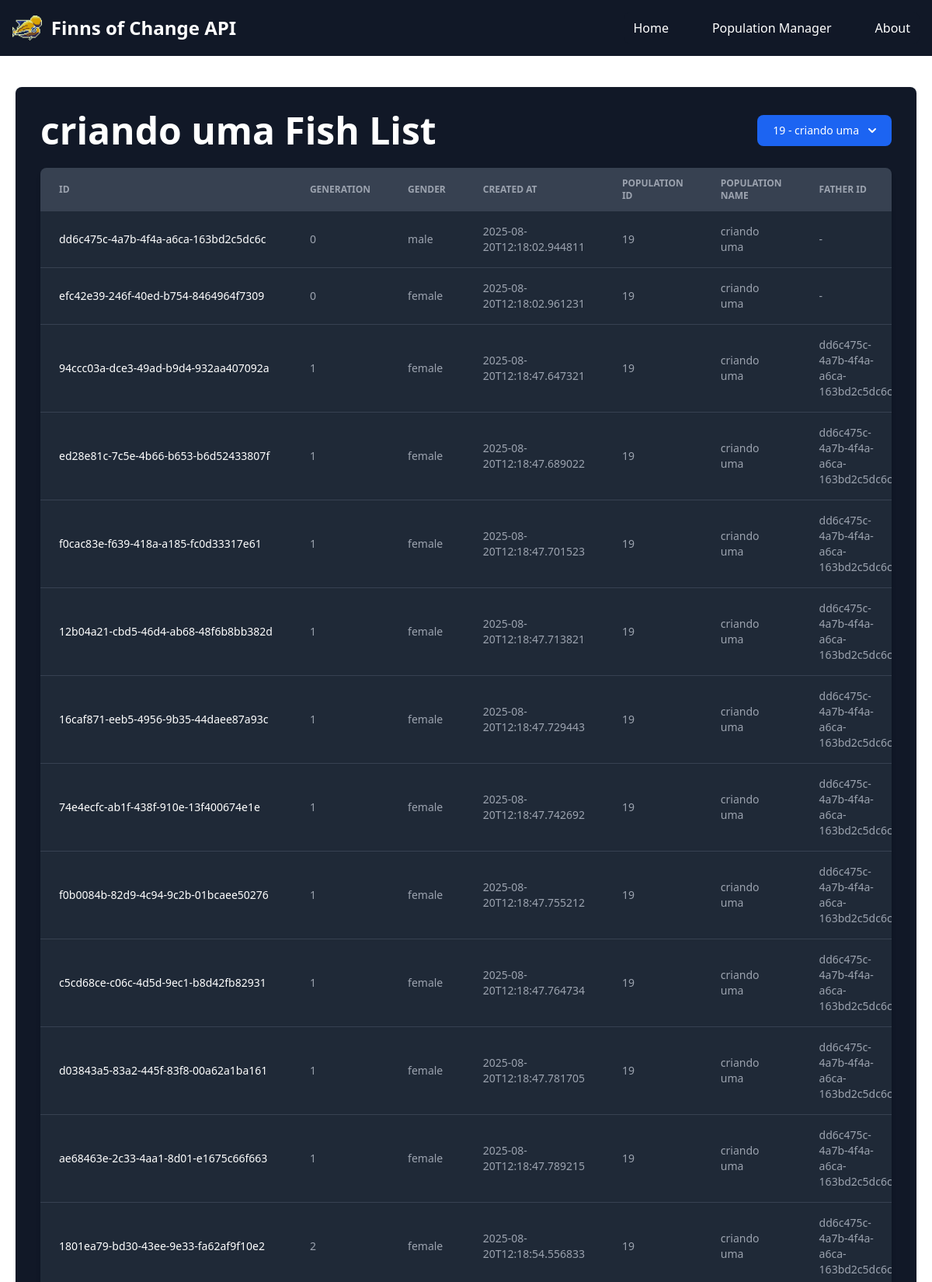
/list/19 (upper part), run on the app's committed database.
### tables this page shows
CREATE TABLE population (
               id INTEGER PRIMARY KEY AUTOINCREMENT,
               name TEXT
               );

CREATE TABLE karyotype (
               id TEXT PRIMARY KEY,
               karyotype TEXT,
               chromosome_origin TEXT,
               cutting_points TEXT,
               method TEXT,
               FOREIGN KEY(id) REFERENCES individuals(id)
               );

CREATE TABLE individuals (
               id TEXT PRIMARY KEY,
               father_id TEXT,
               mother_id TEXT,
               generation INTEGER,
               gender TEXT,
               timestamp TEXT,
               population_id INTEGER,
               FOREIGN KEY(father_id) REFERENCES individuals(id),
               FOREIGN KEY(mother_id) REFERENCES individuals(id),
               FOREIGN KEY(population_id) REFERENCES population(id)
               );

### app/api/routes.py (the view)
@api.route('/list/<int:population_id>')
def list_individuals(population_id):
    all_individuals = build_statistics_dataframe()
    selected_individuals = []
    for i in all_individuals:
        if i['population_id'] == population_id:
            selected_individuals.append(i)
    populations_list = get_populations()
    for i in populations_list:
        if i['id'] == population_id:
            population_name = i['name']
    return render_template('population.html',
                           population_id=population_id,
                           all_populations_data = populations_list,
                           population_name=population_name,
                           individuals_data=selected_individuals)

### app/database/operations.py (called while the page is built)
def get_all_individuals(population_id=None):
    conn = sqlite3.connect('fishes.db')
    conn.row_factory = sqlite3.Row
    cursor = conn.cursor()
    if population_id is None:
        cursor.execute("""
            SELECT * FROM individuals
            """)
    else:
        cursor.execute("""
            SELECT * FROM individuals WHERE population_id = ?
            """, (population_id,))
    results = cursor.fetchall()
    cursor.close()
    conn.close()
    return [dict(row) for row in results]

def get_individual_by_id(indv_id):
    conn = sqlite3.connect('fishes.db')
    conn.row_factory = sqlite3.Row
    cursor = conn.cursor()
    cursor.execute("""
        SELECT * FROM individuals WHERE id = ?
        """, (indv_id,))
    individual = cursor.fetchone()
    cursor.close()
    conn.close()
    return dict(individual)

def get_karyotype_by_id(indv_id):
    conn = sqlite3.connect('fishes.db')
    conn.row_factory = sqlite3.Row
    cursor = conn.cursor()
    cursor.execute("""
        SELECT * FROM karyotype WHERE id = ?
        """, (indv_id,))
    karyo_data = cursor.fetchone()
    karyo_dict = {}
    karyo_dict['id'] = karyo_data['id']
    karyo_dict['karyotype'] = json.loads(karyo_data['karyotype'])
    karyo_dict['chromosome_origin'] = json.loads(karyo_data['chromosome_origin'])
    karyo_dict['cutting_points'] = json.loads(karyo_data['cutting_points'])
    karyo_dict['method'] = karyo_data['method']
    cursor.close()
    conn.close()
    return karyo_dict

def get_individual_characteristics(id):
    data = {'indv_id':id}
    indv_id = data['indv_id']
    indv = get_individual_by_id(indv_id)
    indv = dict(indv)
    indv_karyo = get_karyotype_by_id(indv_id)
    indv_karyo = dict(indv_karyo)
    indv.update(indv_karyo)
    g_reader = GeneReader(indv)
    codon_list = g_reader.get_codons()
    aminoacids = g_reader.get_aminoacids(codon_list)
    color = g_reader.get_color(aminoacids)
    speed = g_reader.get_swimming_speed(aminoacids)
    result = {
        'color':color,
        'swimming_speed':speed,
        'genes':aminoacids
    }
    return result

### app/models/individual.py (called while the page is built)
    def get_codons(self):
        codon_list = []
        for chromo in self.karyotype:
            new_list = []
            for i in range(0, len(chromo), 3):
                codon = chromo[i:i+3]
                if len(codon) == 3:
                    new_list.append(tuple(chromo[i:i+3]))
            codon_list.append(new_list)
        return codon_list

### app/templates/population.html (shortened to what this page needs)
{% extends 'base.html' %}
{% block content %}
<div class="bg-white dark:bg-gray-900 shadow rounded-lg p-8 relative" style="margin-top: 20px;">
    <div class="flex items-center justify-between mb-6">
        <h2 class="text-5xl font-bold text-gray-900 dark:text-white text-center">{{ population_name }} Fish List</h2>
        <div>
            <button id="dropdownDefaultButton" data-dropdown-toggle="dropdown" class="text-white bg-blue-700 hover:bg-blue-800 focus:ring-4 focus:outline-none focus:ring-blue-300 font-medium rounded-lg text-sm px-5 py-2.5 text-center inline-flex items-center dark:bg-blue-600 dark:hover:bg-blue-700 dark:focus:ring-blue-800" type="button">
            {{ population_id }} - {{ population_name }}
            <svg class="w-2.5 h-2.5 ms-3" aria-hidden="true" xmlns="http://www.w3.org/2000/svg" fill="none" viewBox="0 0 10 6">
                <path stroke="currentColor" stroke-linecap="round" stroke-linejoin="round" stroke-width="2" d="m1 1 4 4 4-4"/>
            </svg>
            </button>
        </div>
    </div>
    <div class="relative overflow-x-auto shadow-md sm:rounded-lg mt-6">
        <table class="w-full text-sm text-left rtl:text-right text-gray-500 dark:text-gray-400">
            <thead class="text-xs text-gray-700 uppercase bg-gray-50 dark:bg-gray-700 dark:text-gray-400">
                <tr>
                    <th scope="col" class="px-6 py-3">
                        ID
                    </th>
                    <th scope="col" class="px-6 py-3">
                        Generation
                    </th>
                    <th scope="col" class="px-6 py-3">
                        Gender
                    </th>
                    <th scope="col" class="px-6 py-3">
                        Created at
                    </th>
                    <th scope="col" class="px-6 py-3">
                        Population ID
                    </th>
                    <th scope="col" class="px-6 py-3">
                        Population Name
                    </th>
                    <th scope="col" class="px-6 py-3">
                        Father ID
                    </th>
                </tr>
            </thead>
            <tbody>
                {% for individual in individuals_data %}
                <tr class="bg-white border-b dark:bg-gray-800 dark:border-gray-700 border-gray-200 hover:bg-gray-50 dark:hover:bg-gray-600">
                    <th scope="row" class="px-6 py-4 font-medium text-gray-900 whitespace-nowrap dark:text-white">
                        {{ individual.id }}
                    </th>
                    <td class="px-6 py-4">
                        {{ individual.generation }}
                    </td>
                    <td class="px-6 py-4">
                        {{ individual.gender }}
                    </td>
                    <td class="px-6 py-4">
                        {{ individual.timestamp }}
                    </td>
                    <td class="px-6 py-4">
                        {{ individual.population_id }}
                    </td>
                    <td class="px-6 py-4">
                        {{ population_name }}
                    </td>
                    <td class="px-6 py-4">
                        {{ individual.father_id if individual.father_id is not none else '-' }}
                    </td>
                </tr>
                {% else %}
                <tr class="bg-white dark:bg-gray-800">
                    <td colspan="8" class="px-6 py-4 text-center text-gray-500 dark:text-gray-400">
                        No individuals found for this population.
                    </td>
                </tr>
                {% endfor %}
            </tbody>
        </table>
    </div>
</div>
{% endblock %}

### app/templates/base.html (style rules this page uses)
.bg-white { background-color: rgba(255, 255, 255, 0.8); }

### data on the page
population: name "criando uma", individuals_data "criando uma" "criando uma" "criando uma" "criando uma" "criando uma" "criando uma" "criando uma" "criando uma" "criando uma" "criando uma" "criando uma" "criando uma" "criando uma"
karyotype: id "dd6c475c-4a7b-4f4a-a6ca-163bd2c5dc6c"
individuals: gender "male", timestamp "2025-08-20T12:18:02.944811"
karyotype: id "efc42e39-246f-40ed-b754-8464964f7309"
individuals: gender "female", timestamp "2025-08-20T12:18:02.961231"
karyotype: id "94ccc03a-dce3-49ad-b9d4-932aa407092a"
individuals: gender "female", timestamp "2025-08-20T12:18:47.647321", father "dd6c475c-4a7b-4f4a-a6ca-163bd2c5dc6c"
karyotype: id "ed28e81c-7c5e-4b66-b653-b6d52433807f"
individuals: gender "female", timestamp "2025-08-20T12:18:47.689022", father "dd6c475c-4a7b-4f4a-a6ca-163bd2c5dc6c"
karyotype: id "f0cac83e-f639-418a-a185-fc0d33317e61"
individuals: gender "female", timestamp "2025-08-20T12:18:47.701523", father "dd6c475c-4a7b-4f4a-a6ca-163bd2c5dc6c"
karyotype: id "12b04a21-cbd5-46d4-ab68-48f6b8bb382d"
individuals: gender "female", timestamp "2025-08-20T12:18:47.713821", father "dd6c475c-4a7b-4f4a-a6ca-163bd2c5dc6c"
karyotype: id "16caf871-eeb5-4956-9b35-44daee87a93c"
individuals: gender "female", timestamp "2025-08-20T12:18:47.729443", father "dd6c475c-4a7b-4f4a-a6ca-163bd2c5dc6c"
karyotype: id "74e4ecfc-ab1f-438f-910e-13f400674e1e"
individuals: gender "female", timestamp "2025-08-20T12:18:47.742692", father "dd6c475c-4a7b-4f4a-a6ca-163bd2c5dc6c"
karyotype: id "f0b0084b-82d9-4c94-9c2b-01bcaee50276"
individuals: gender "female", timestamp "2025-08-20T12:18:47.755212", father "dd6c475c-4a7b-4f4a-a6ca-163bd2c5dc6c"
karyotype: id "c5cd68ce-c06c-4d5d-9ec1-b8d42fb82931"
individuals: gender "female", timestamp "2025-08-20T12:18:47.764734", father "dd6c475c-4a7b-4f4a-a6ca-163bd2c5dc6c"
karyotype: id "d03843a5-83a2-445f-83f8-00a62a1ba161"
individuals: gender "female", timestamp "2025-08-20T12:18:47.781705", father "dd6c475c-4a7b-4f4a-a6ca-163bd2c5dc6c"
karyotype: id "ae68463e-2c33-4aa1-8d01-e1675c66f663"
individuals: gender "female", timestamp "2025-08-20T12:18:47.789215", father "dd6c475c-4a7b-4f4a-a6ca-163bd2c5dc6c"
karyotype: id "1801ea79-bd30-43ee-9e33-fa62af9f10e2"
individuals: gender "female", timestamp "2025-08-20T12:18:54.556833", father "dd6c475c-4a7b-4f4a-a6ca-163bd2c5dc6c"

### other printed values
{{ population_id }} "19"
{{ individual.generation }} "0" "0" "1" "1" "1" "1" "1" "1" "1" "1" "1" "1" "2"
{{ individual.population_id }} "19" "19" "19" "19" "19" "19" "19" "19" "19" "19" "19" "19" "19"
{{ individual.father_id if individual.father_id is not none else '-' }} "-" "-"
